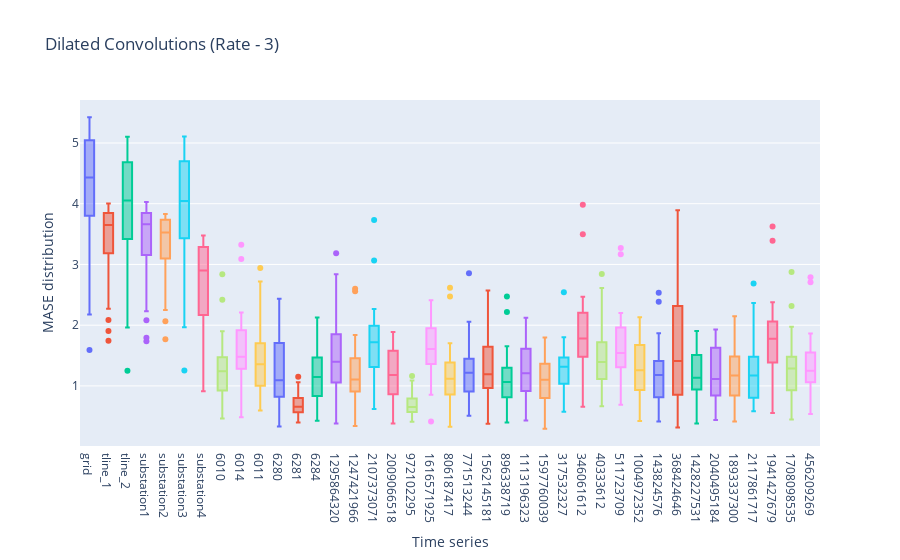

The notebook cell saved with this chart:
### Code cell
fig = go.Figure()
for col in tcn_d3_dist_ts.keys():
    box_data = tcn_d3_dist_ts[col]
    fig.add_trace(go.Box(y=box_data, name = col))
fig.update_xaxes(title = 'Time series')
fig.update_yaxes(title = 'MASE distribution')
fig.update_layout(title = "Dilated Convolutions (Rate - 3)", showlegend= False)
